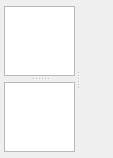
<?xml version="1.0" encoding="UTF-8"?>
<ui version="4.0">
 <class>Watcher</class>
 <widget class="QWidget" name="Watcher">
  <property name="geometry">
   <rect>
    <x>0</x>
    <y>0</y>
    <width>113</width>
    <height>158</height>
   </rect>
  </property>
  <property name="sizePolicy">
   <sizepolicy hsizetype="Expanding" vsizetype="Expanding">
    <horstretch>0</horstretch>
    <verstretch>0</verstretch>
   </sizepolicy>
  </property>
  <property name="windowTitle">
   <string notr="true">Form</string>
  </property>
  <layout class="QHBoxLayout" name="horizontalLayout">
   <property name="spacing">
    <number>0</number>
   </property>
   <property name="leftMargin">
    <number>4</number>
   </property>
   <property name="topMargin">
    <number>6</number>
   </property>
   <property name="rightMargin">
    <number>4</number>
   </property>
   <property name="bottomMargin">
    <number>6</number>
   </property>
   <item>
    <widget class="QSplitter" name="splitter">
     <property name="sizePolicy">
      <sizepolicy hsizetype="Expanding" vsizetype="Preferred">
       <horstretch>0</horstretch>
       <verstretch>0</verstretch>
      </sizepolicy>
     </property>
     <property name="locale">
      <locale language="C" country="AnyCountry"/>
     </property>
     <property name="orientation">
      <enum>Qt::Horizontal</enum>
     </property>
     <property name="handleWidth">
      <number>6</number>
     </property>
     <widget class="QSplitter" name="splitter_2">
      <property name="sizePolicy">
       <sizepolicy hsizetype="Preferred" vsizetype="Preferred">
        <horstretch>0</horstretch>
        <verstretch>0</verstretch>
       </sizepolicy>
      </property>
      <property name="locale">
       <locale language="C" country="AnyCountry"/>
      </property>
      <property name="orientation">
       <enum>Qt::Vertical</enum>
      </property>
      <property name="handleWidth">
       <number>6</number>
      </property>
      <widget class="QListView" name="regView">
       <property name="sizePolicy">
        <sizepolicy hsizetype="Preferred" vsizetype="Preferred">
         <horstretch>0</horstretch>
         <verstretch>0</verstretch>
        </sizepolicy>
       </property>
      </widget>
      <widget class="QListView" name="varView">
       <property name="sizePolicy">
        <sizepolicy hsizetype="Preferred" vsizetype="Preferred">
         <horstretch>0</horstretch>
         <verstretch>0</verstretch>
        </sizepolicy>
       </property>
      </widget>
     </widget>
     <widget class="QWidget" name="valuesWidget" native="true">
      <property name="sizePolicy">
       <sizepolicy hsizetype="Preferred" vsizetype="Preferred">
        <horstretch>0</horstretch>
        <verstretch>0</verstretch>
       </sizepolicy>
      </property>
     </widget>
    </widget>
   </item>
  </layout>
 </widget>
 <resources/>
 <connections/>
</ui>
